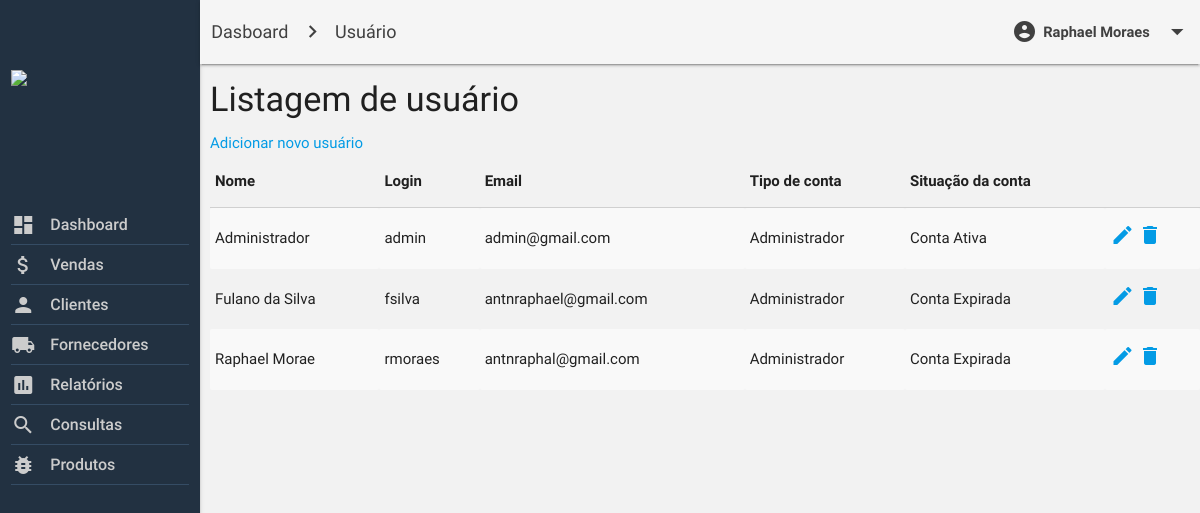
Screenshot of /main.php with the database file from the repository.
### tables this page shows
CREATE TABLE `tb_usuario` (
  `id` int(11) NOT NULL AUTO_INCREMENT,
  `nome` varchar(75) DEFAULT NULL,
  `login` varchar(75) DEFAULT NULL,
  `senha` varchar(75) DEFAULT NULL,
  `email` varchar(255) DEFAULT NULL,
  `dataCriacao` datetime DEFAULT NULL,
  `tipo` int(11) NOT NULL,
  `expirada` int(11) NOT NULL,
  PRIMARY KEY (`id`),
  UNIQUE KEY `login` (`login`)
);

### usuario/list.usuario.php (the view, shortened to what this page needs)
<?php
$con = conDB();
$sql = "SELECT * FROM tb_usuario ORDER BY id DESC";
$query = $con -> query($sql);
?>
<div class="container-module">
<h4>Listagem de usuário</h4>
<a href="usuario/form.usuario.ins.php">Adicionar novo usuário</a>
<table border="striped">
<thead>
<tr>
	<th>Nome</th>
	<th>Login</th>
	<th>Email</th>
	<th>Tipo de conta</th>
	<th>Situação da conta</th>
</tr>
</thead>
<tbody>
	<?php while ($data= $query->fetch(PDO::FETCH_OBJ)) {
    ?>
		<tr>
			<td><?=$data->nome?></td>
			<td><?=$data->login?></td>
			<td><?=$data->email?></td>
			<td><?=($data->tipo == 1) ? "Administrador" : "Usuário Comum"; ?></td>
			<td><?=($data->expirada == 1)? "Conta Expirada": "Conta Ativa"; ?></td>
			<td>
		  		<a href="form.usuario.edit.php?cod=<?=$data->login?>"><i class="material-icons">mode_edit</i></a>
          <a href="delete.usuario.php?cod=<?=$data->login?>"><i class="material-icons">delete</i></a>
			</td>
		</tr>
<?php
} ?>
</tbody>
</table>
</div>

### main.php (shortened to what this page needs)
<!DOCTYPE html>
<html>
  <head>
    <link rel="stylesheet" href="assets/materialize/css/materialize.min.css">
    <link rel="stylesheet" href="assets/css/app.css">
  </head>
  <body>
    <main>
      <div class="row main">
        <div class="col m2 l2 aside z-depth-1">
          <ul>
            <a href="#">
              <li class="logo">
                <img src="https://evwilkin.github.io/images/materializecss.png" class="responsive-img" />
              </li>
            </a>
            <a href="#">
              <li><i class="material-icons">dashboard</i><span>Dashboard</span></li>
            </a>
            <a href="#">
              <li><i class="material-icons">attach_money</i><span>Vendas</span></li>
            </a>
            <a href="#">
              <li><i class="material-icons">person</i><span>Clientes</span></li>
            </a>
            <a href="#">
              <li><i class="material-icons">local_shipping</i> <span>Fornecedores </span></li>
            </a>
            <a href="#">
              <li><i class="material-icons">poll</i><span>Relatórios</span></li>
            </a>
            <a href="#">
              <li><i class="material-icons">search</i><span>Consultas</span></li>
            </a>
            <a href="#">
              <li class="last"><i class="material-icons">bug_report</i><span>Produtos</span></li>
            </a>
          </ul>
        </div>
        <div class="col m10 l10 modules">
          <nav>
            <div class="nav-wrapper">
              <div class="col s9 m9 l9">
                <a href="#!" class="breadcrumb">Dasboard</a>
                <a href="#!" class="breadcrumb">Usuário</a>
              </div>
              <div class="col s3 m3 l3 right">
                <div class="user-active">
                  <a href="#!" class="dropdown-button breadcrumb right" data-activates="dropdown-user">
                    <i class="material-icons">account_circle</i>
                    <span>Raphael Moraes</span>
                    <i class="material-icons right">arrow_drop_down</i>
                  </a>
                </div>
              </div>
          </div>
        </nav>
          <?php include_once 'usuario/list.usuario.php'; ?>
        </div>
      </div>
    </main>
  </body>
</html>

### assets/css/app.css (style rules this page uses)
body { background-color: #f2f2f2; margin: 0; padding: 0; }
.aside { background-color: #223141; height: 100vh !important; }
.aside ul li.logo { height: 55px !important; border-bottom: none; margin: 50px 0 100px 0; }
.aside ul li { display: flex; -webkit-display:flex; flex-flow: row nowrap; -webkit-flex-flow: row nowrap; align-items: center; -webkit-align-items: center; border-bottom: 1px solid #354c64; height: 40px; }
.aside ul a { color: #ccc; line-height: 22pt; font-size: 12pt; font-weight: 500; }
.aside ul a span { margin-left: 15px; }
.main { margin: 0; padding: 0; }
.modules { margin: 0 !important; padding:0 !important; }
.modules nav { background-color: #f5f5f5 !important; }
.modules nav a, .modules nav a.breadcrumb, .modules nav a.breadcrumb::before { color: #404040 !important; }
.modules .user-active a { color: #999 !important; font-size: 11pt !important; font-weight: bold; }
.modules .user-active i { font-size: 18pt !important; font-weight: bold; }
.container-module { margin-left: 10px; }
table tbody tr:nth-child(odd) { background-color: #f9f9f9; }

### rows the page displays
tb_usuario: nome "Administrador", login "admin", email "admin@gmail.com", tipo "Administrador", expirada "Conta Ativa"
tb_usuario: nome "Fulano da Silva", login "fsilva", email "antnraphael@gmail.com", tipo "Administrador", expirada "Conta Expirada"
tb_usuario: nome "Raphael Morae", login "rmoraes", email "antnraphal@gmail.com", tipo "Administrador", expirada "Conta Expirada"
